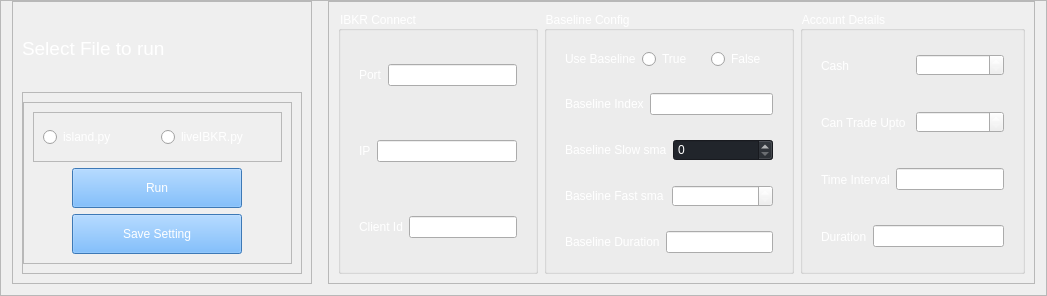
                       <widget class="QFrame" name="frame_83">
                        <property name="styleSheet">
                         <string notr="true">#frame_2
{
	background-color: #1a1c1e;
}</string>
                        </property>
                        <property name="frameShape">
                         <enum>QFrame::StyledPanel</enum>
                        </property>
                        <property name="frameShadow">
                         <enum>QFrame::Raised</enum>
                        </property>
                        <layout class="QHBoxLayout" name="horizontalLayout_26">
                         <property name="spacing">
                          <number>16</number>
                         </property>
                         <property name="topMargin">
                          <number>0</number>
                         </property>
                         <item>
                          <widget class="QFrame" name="frame_84">
                           <property name="minimumSize">
                            <size>
                             <width>300</width>
                             <height>0</height>
                            </size>
                           </property>
                           <property name="maximumSize">
                            <size>
                             <width>16777215</width>
                             <height>16777215</height>
                            </size>
                           </property>
                           <property name="frameShape">
                            <enum>QFrame::StyledPanel</enum>
                           </property>
                           <property name="frameShadow">
                            <enum>QFrame::Plain</enum>
                           </property>
                           <layout class="QVBoxLayout" name="verticalLayout_86">
                            <item>
                             <widget class="QLabel" name="label_92">
                              <property name="text">
                               <string>&lt;html&gt;&lt;head/&gt;&lt;body&gt;&lt;p&gt;&lt;span style=&quot; font-size:14pt; color:#ffffff;&quot;&gt;Select File to run&lt;/span&gt;&lt;/p&gt;&lt;/body&gt;&lt;/html&gt;</string>
                              </property>
                             </widget>
                            </item>
                            <item>
                             <widget class="QFrame" name="frame_85">
                              <property name="frameShape">
                               <enum>QFrame::StyledPanel</enum>
                              </property>
                              <property name="frameShadow">
                               <enum>QFrame::Raised</enum>
                              </property>
                              <layout class="QHBoxLayout" name="horizontalLayout_27">
                               <property name="leftMargin">
                                <number>0</number>
                               </property>
                               <item>
                                <widget class="QFrame" name="frame_86">
                                 <property name="frameShape">
                                  <enum>QFrame::StyledPanel</enum>
                                 </property>
                                 <property name="frameShadow">
                                  <enum>QFrame::Raised</enum>
                                 </property>
                                 <layout class="QVBoxLayout" name="verticalLayout_3">
                                  <item>
                                   <widget class="QFrame" name="frame_93">
                                    <property name="minimumSize">
                                     <size>
                                      <width>0</width>
                                      <height>50</height>
                                     </size>
                                    </property>
                                    <property name="frameShape">
                                     <enum>QFrame::StyledPanel</enum>
                                    </property>
                                    <property name="frameShadow">
                                     <enum>QFrame::Raised</enum>
                                    </property>
                                    <layout class="QHBoxLayout" name="horizontalLayout_31">
                                     <item>
                                      <widget class="QRadioButton" name="rdIsland">
                                       <property name="styleSheet">
                                        <string notr="true">color:white;</string>
                                       </property>
                                       <property name="text">
                                        <string>island.py</string>
                                       </property>
                                      </widget>
                                     </item>
                                     <item>
                                      <widget class="QRadioButton" name="rdLiveIBKR">
                                       <property name="styleSheet">
                                        <string notr="true">color:white;</string>
                                       </property>
                                       <property name="text">
                                        <string>liveIBKR.py</string>
                                       </property>
                                      </widget>
                                     </item>
                                    </layout>
                                   </widget>
                                  </item>
                                  <item alignment="Qt::AlignHCenter|Qt::AlignVCenter">
                                   <widget class="QPushButton" name="btnRun">
                                    <property name="minimumSize">
                                     <size>
                                      <width>170</width>
                                      <height>40</height>
                                     </size>
                                    </property>
                                    <property name="maximumSize">
                                     <size>
                                      <width>170</width>
                                      <height>16777215</height>
                                     </size>
                                    </property>
                                    <property name="styleSheet">
                                     <string notr="true">
#btnRun{
background-color:rgb(85, 170, 255);
font: 75 12pt &quot;Arial&quot;;
color:white;
}
#btnRun:hover {
background-color:#4673c6;
}</string>
                                    </property>
                                    <property name="text">
                                     <string>Run</string>
                                    </property>
                                   </widget>
                                  </item>
                                  <item alignment="Qt::AlignHCenter|Qt::AlignVCenter">
                                   <widget class="QPushButton" name="btnSaveSetting">
                                    <property name="minimumSize">
                                     <size>
                                      <width>170</width>
                                      <height>40</height>
                                     </size>
                                    </property>
                                    <property name="maximumSize">
                                     <size>
                                      <width>170</width>
                                      <height>16777215</height>
                                     </size>
                                    </property>
                                    <property name="styleSheet">
                                     <string notr="true">
#btnSaveSetting{
background-color:rgb(85, 170, 255);
font: 75 12pt &quot;Arial&quot;;
color:white;
}
#btnSaveSetting:hover {
background-color:#4673c6;
}</string>
                                    </property>
                                    <property name="text">
                                     <string>Save Setting</string>
                                    </property>
                                   </widget>
                                  </item>
                                 </layout>
                                </widget>
                               </item>
                              </layout>
                             </widget>
                            </item>
                           </layout>
                          </widget>
                         </item>
                         <item>
                          <widget class="QFrame" name="frame_88">
                           <property name="minimumSize">
                            <size>
                             <width>250</width>
                             <height>0</height>
                            </size>
                           </property>
                           <property name="maximumSize">
                            <size>
                             <width>16777215</width>
                             <height>16777215</height>
                            </size>
                           </property>
                           <property name="frameShape">
                            <enum>QFrame::StyledPanel</enum>
                           </property>
                           <property name="frameShadow">
                            <enum>QFrame::Plain</enum>
                           </property>
                           <layout class="QHBoxLayout" name="horizontalLayout_11">
                            <item>
                             <widget class="QGroupBox" name="groupBox">
                              <property name="maximumSize">
                               <size>
                                <width>250</width>
                                <height>16777215</height>
                               </size>
                              </property>
                              <property name="styleSheet">
                               <string notr="true">color: rgb(255, 255, 255);</string>
                              </property>
                              <property name="title">
                               <string>IBKR Connect</string>
                              </property>
                              <layout class="QVBoxLayout" name="verticalLayout_4">
                               <item>
                                <widget class="QWidget" name="widget" native="true">
                                 <layout class="QHBoxLayout" name="horizontalLayout_5">
                                  <item>
                                   <widget class="QLabel" name="label">
                                    <property name="text">
                                     <string>Port</string>
                                    </property>
                                   </widget>
                                  </item>
                                  <item>
                                   <widget class="QLineEdit" name="txtPort"/>
                                  </item>
                                 </layout>
                                </widget>
                               </item>
                               <item>
                                <widget class="QWidget" name="widget_2" native="true">
                                 <layout class="QHBoxLayout" name="horizontalLayout_6">
                                  <item>
                                   <widget class="QLabel" name="label_2">
                                    <property name="text">
                                     <string>IP</string>
                                    </property>
                                   </widget>
                                  </item>
                                  <item>
                                   <widget class="QLineEdit" name="txtIp"/>
                                  </item>
                                 </layout>
                                </widget>
                               </item>
                               <item>
                                <widget class="QWidget" name="widget_3" native="true">
                                 <layout class="QHBoxLayout" name="horizontalLayout_7">
                                  <item>
                                   <widget class="QLabel" name="label_3">
                                    <property name="text">
                                     <string>Client Id</string>
                                    </property>
                                   </widget>
                                  </item>
                                  <item>
                                   <widget class="QLineEdit" name="txtClientId"/>
                                  </item>
                                 </layout>
                                </widget>
                               </item>
                              </layout>
                             </widget>
                            </item>
                            <item>
                             <widget class="QGroupBox" name="groupBox_2">
                              <property name="maximumSize">
                               <size>
                                <width>250</width>
                                <height>16777215</height>
                               </size>
                              </property>
                              <property name="styleSheet">
                               <string notr="true">color: rgb(255, 255, 255);</string>
                              </property>
                              <property name="title">
                               <string>Baseline Config  </string>
                              </property>
                              <layout class="QVBoxLayout" name="verticalLayout_5">
                               <item>
                                <widget class="QWidget" name="widget_4" native="true">
                                 <layout class="QHBoxLayout" name="horizontalLayout_8">
                                  <item>
                                   <widget class="QLabel" name="label_4">
                                    <property name="text">
                                     <string>Use Baseline</string>
                                    </property>
                                   </widget>
                                  </item>
                                  <item>
                                   <widget class="QRadioButton" name="rdBaselineTrue">
                                    <property name="text">
                                     <string>True</string>
                                    </property>
                                   </widget>
                                  </item>
                                  <item>
                                   <widget class="QRadioButton" name="rdBaselineFalse">
                                    <property name="text">
                                     <string>False</string>
                                    </property>
                                   </widget>
                                  </item>
                                 </layout>
                                </widget>
                               </item>
                               <item>
                                <widget class="QWidget" name="widget_5" native="true">
                                 <layout class="QHBoxLayout" name="horizontalLayout_9">
                                  <item>
                                   <widget class="QLabel" name="label_5">
                                    <property name="text">
                                     <string>Baseline Index</string>
                                    </property>
                                   </widget>
                                  </item>
                                  <item>
                                   <widget class="QLineEdit" name="txtBaseline"/>
                                  </item>
                                 </layout>
                                </widget>
                               </item>
                               <item>
                                <widget class="QWidget" name="widget_6" native="true">
                                 <layout class="QHBoxLayout" name="horizontalLayout_10">
                                  <item>
                                   <widget class="QLabel" name="label_6">
                                    <property name="text">
                                     <string>Baseline Slow sma</string>
                                    </property>
                                   </widget>
                                  </item>
                                  <item>
                                   <widget class="QSpinBox" name="sbBaselineSlowSma">
                                    <property name="palette">
                                     <palette>
                                      <active>
                                       <colorrole role="WindowText">
                                        <brush brushstyle="SolidPattern">
                                         <color alpha="255">
                                          <red>255</red>
                                          <green>255</green>
                                          <blue>255</blue>
                                         </color>
                                        </brush>
                                       </colorrole>
                                       <colorrole role="Button">
                                        <brush brushstyle="SolidPattern">
                                         <color alpha="255">
                                          <red>33</red>
                                          <green>37</green>
                                          <blue>43</blue>
                                         </color>
                                        </brush>
                                       </colorrole>
                                       <colorrole role="Text">
                                        <brush brushstyle="SolidPattern">
                                         <color alpha="255">
                                          <red>255</red>
                                          <green>255</green>
                                          <blue>255</blue>
                                         </color>
                                        </brush>
                                       </colorrole>
                                       <colorrole role="ButtonText">
                                        <brush brushstyle="SolidPattern">
                                         <color alpha="255">
                                          <red>255</red>
                                          <green>255</green>
                                          <blue>255</blue>
                                         </color>
                                        </brush>
                                       </colorrole>
                                       <colorrole role="Base">
                                        <brush brushstyle="SolidPattern">
                                         <color alpha="255">
                                          <red>33</red>
                                          <green>37</green>
                                          <blue>43</blue>
                                         </color>
                                        </brush>
                                       </colorrole>
                                       <colorrole role="Window">
                                        <brush brushstyle="SolidPattern">
                                         <color alpha="255">
                                          <red>33</red>
                                          <green>37</green>
                                          <blue>43</blue>
                                         </color>
                                        </brush>
                                       </colorrole>
                                      </active>
                                      <inactive>
                                       <colorrole role="WindowText">
                                        <brush brushstyle="SolidPattern">
                                         <color alpha="255">
                                          <red>255</red>
                                          <green>255</green>
                                          <blue>255</blue>
                                         </color>
                                        </brush>
                                       </colorrole>
                                       <colorrole role="Button">
                                        <brush brushstyle="SolidPattern">
                                         <color alpha="255">
                                          <red>33</red>
                                          <green>37</green>
                                          <blue>43</blue>
                                         </color>
                                        </brush>
                                       </colorrole>
                                       <colorrole role="Text">
                                        <brush brushstyle="SolidPattern">
                                         <color alpha="255">
                                          <red>255</red>
                                          <green>255</green>
                                          <blue>255</blue>
                                         </color>
                                        </brush>
                                       </colorrole>
                                       <colorrole role="ButtonText">
                                        <brush brushstyle="SolidPattern">
                                         <color alpha="255">
                                          <red>255</red>
                                          <green>255</green>
                                          <blue>255</blue>
                                         </color>
                                        </brush>
                                       </colorrole>
                                       <colorrole role="Base">
                                        <brush brushstyle="SolidPattern">
                                         <color alpha="255">
                                          <red>33</red>
                                          <green>37</green>
                                          <blue>43</blue>
                                         </color>
                                        </brush>
                                       </colorrole>
                                       <colorrole role="Window">
                                        <brush brushstyle="SolidPattern">
                                         <color alpha="255">
                                          <red>33</red>
                                          <green>37</green>
                                          <blue>43</blue>
                                         </color>
                                        </brush>
                                       </colorrole>
                                      </inactive>
                                      <disabled>
                                       <colorrole role="WindowText">
                                        <brush brushstyle="SolidPattern">
                                         <color alpha="255">
                                          <red>255</red>
                                          <green>255</green>
                                          <blue>255</blue>
                                         </color>
                                        </brush>
                                       </colorrole>
                                       <colorrole role="Button">
                                        <brush brushstyle="SolidPattern">
                                         <color alpha="255">
                                          <red>33</red>
                                          <green>37</green>
                                          <blue>43</blue>
                                         </color>
                                        </brush>
                                       </colorrole>
                                       <colorrole role="Text">
                                        <brush brushstyle="SolidPattern">
                                         <color alpha="255">
                                          <red>255</red>
                                          <green>255</green>
                                          <blue>255</blue>
                                         </color>
                                        </brush>
                                       </colorrole>
                                       <colorrole role="ButtonText">
                                        <brush brushstyle="SolidPattern">
                                         <color alpha="255">
                                          <red>255</red>
                                          <green>255</green>
                                          <blue>255</blue>
                                         </color>
                                        </brush>
                                       </colorrole>
                                       <colorrole role="Base">
                                        <brush brushstyle="SolidPattern">
                                         <color alpha="255">
                                          <red>33</red>
                                          <green>37</green>
                                          <blue>43</blue>
                                         </color>
                                        </brush>
                                       </colorrole>
                                       <colorrole role="Window">
                                        <brush brushstyle="SolidPattern">
                                         <color alpha="255">
                                          <red>33</red>
                                          <green>37</green>
                                          <blue>43</blue>
                                         </color>
                                        </brush>
                                       </colorrole>
                                      </disabled>
                                     </palette>
                                    </property>
                                    <property name="styleSheet">
                                     <string notr="true">background-color: #21252b;</string>
                                    </property>
                                    <property name="maximum">
                                     <number>999999999</number>
                                    </property>
                                   </widget>
                                  </item>
                                 </layout>
                                </widget>
                               </item>
                               <item>
                                <widget class="QWidget" name="widget_15" native="true">
                                 <layout class="QHBoxLayout" name="horizontalLayout_21">
                                  <item>
                                   <widget class="QLabel" name="label_15">
                                    <property name="text">
                                     <string>Baseline Fast sma</string>
                                    </property>
                                   </widget>
                                  </item>
                                  <item>
                                   <widget class="QSpinBox" name="sbBaselineFastSma">
                                    <property name="maximum">
                                     <number>999999999</number>
                                    </property>
                                   </widget>
                                  </item>
                                 </layout>
                                </widget>
                               </item>
                               <item>
                                <widget class="QWidget" name="widget_16" native="true">
                                 <layout class="QHBoxLayout" name="horizontalLayout_22">
                                  <item>
                                   <widget class="QLabel" name="label_16">
                                    <property name="text">
                                     <string>Baseline Duration</string>
                                    </property>
                                   </widget>
                                  </item>
                                  <item>
                                   <widget class="QLineEdit" name="txtBaselineDuration"/>
                                  </item>
                                 </layout>
                                </widget>
                               </item>
                              </layout>
                             </widget>
                            </item>
                            <item>
                             <widget class="QGroupBox" name="groupBox_6">
                              <property name="maximumSize">
                               <size>
                                <width>250</width>
                                <height>16777215</height>
                               </size>
                              </property>
                              <property name="styleSheet">
                               <string notr="true">color: rgb(255, 255, 255);</string>
                              </property>
                              <property name="title">
                               <string>Account Details</string>
                              </property>
                              <layout class="QVBoxLayout" name="verticalLayout_10">
                               <item>
                                <widget class="QWidget" name="widget_27" native="true">
                                 <layout class="QHBoxLayout" name="horizontalLayout_37">
                                  <item>
                                   <widget class="QLabel" name="label_27">
                                    <property name="text">
                                     <string>Cash</string>
                                    </property>
                                   </widget>
                                  </item>
                                  <item>
                                   <widget class="QSpinBox" name="sbCash">
                                    <property name="maximum">
                                     <number>999999999</number>
                                    </property>
                                   </widget>
                                  </item>
                                 </layout>
                                </widget>
                               </item>
                               <item>
                                <widget class="QWidget" name="widget_28" native="true">
                                 <layout class="QHBoxLayout" name="horizontalLayout_38">
                                  <item>
                                   <widget class="QLabel" name="label_28">
                                    <property name="text">
                                     <string>Can Trade Upto</string>
                                    </property>
                                   </widget>
                                  </item>
                                  <item>
                                   <widget class="QSpinBox" name="sbCanTradeUpto">
                                    <property name="maximum">
                                     <number>999999999</number>
                                    </property>
                                   </widget>
                                  </item>
                                 </layout>
                                </widget>
                               </item>
                               <item>
                                <widget class="QWidget" name="widget_29" native="true">
                                 <layout class="QHBoxLayout" name="horizontalLayout_39">
                                  <item>
                                   <widget class="QLabel" name="label_29">
                                    <property name="text">
                                     <string>Time Interval</string>
                                    </property>
                                   </widget>
                                  </item>
                                  <item>
                                   <widget class="QLineEdit" name="txtTimeInterval"/>
                                  </item>
                                 </layout>
                                </widget>
                               </item>
                               <item>
                                <widget class="QWidget" name="widget_30" native="true">
                                 <layout class="QHBoxLayout" name="horizontalLayout_40">
                                  <item>
                                   <widget class="QLabel" name="label_30">
                                    <property name="text">
                                     <string>Duration</string>
                                    </property>
                                   </widget>
                                  </item>
                                  <item>
                                   <widget class="QLineEdit" name="txtDuration"/>
                                  </item>
                                 </layout>
                                </widget>
                               </item>
                              </layout>
                             </widget>
                            </item>
                           </layout>
                          </widget>
                         </item>
                        </layout>
                       </widget>
